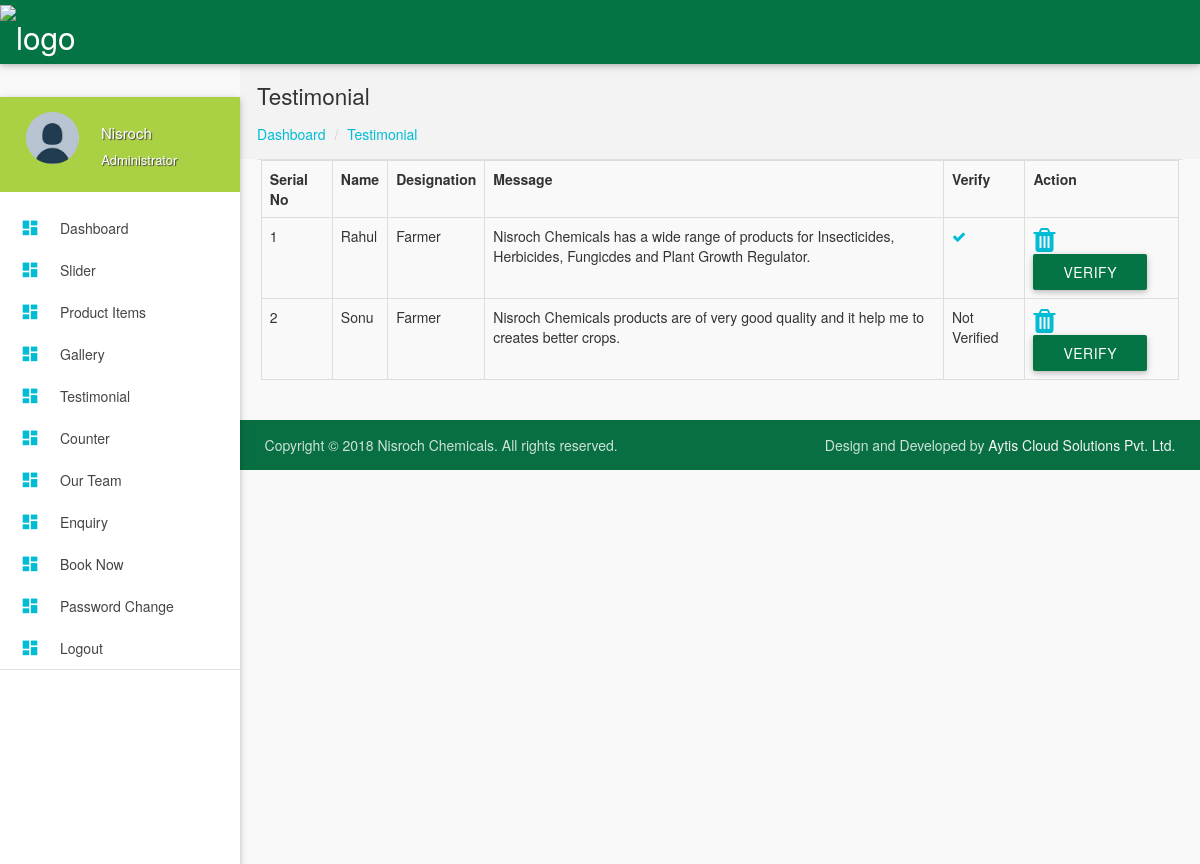
Page /admin/testimonal.php (signed in) on the committed database.
### tables this page shows
CREATE TABLE `testimonial` (
  `id` int(10) NOT NULL,
  `name` varchar(100) NOT NULL,
  `designation` varchar(100) NOT NULL,
  `message` longtext NOT NULL,
  `status` int(10) NOT NULL
);

### admin/testimonal.php (the view, shortened to what this page needs)
<?php include'header.php';?>
<?php
include 'connection.php';
?>
 <section id="content">
        <div id="breadcrumbs-wrapper">
          <div class="container">
            <div class="row">
              <div class="col s12 m12 l12">
                <h5 class="breadcrumbs-title">Testimonial</h5>
                <ol class="breadcrumbs">
                  <li><a href="index.php">Dashboard</a>
                  </li>
                  <li><a href="#">Testimonial</a>
                  </li>
                </ol>
              </div>
            </div>
          </div>
        </div>
        <div class="container" style="min-height:100%">
            <div class="divider"></div>
            <div class="row">
                <div class="col-md-12">
                    <div class="table-responsive">
                        <table class="table table-bordered">
                            <tr>
                                <th>Serial No</th>
                                 <th>Name</th>
                                 <th>Designation</th>
                                 <th>Message</th>
                                 <th>Verify</th>
                                  <th>Action</th>
                            </tr>
                            <?php
                            $count=1;
                            $sql=$con->prepare("select * from testimonial");
							$sql->execute();
                            while($rows=$sql->fetch(PDO::FETCH_ASSOC)){
                                $status=$rows['status'];
                            ?>
                            <tr>
                                <td><?php echo $count++;?></td>
                                <td><?php echo $rows['name'];?></td>
                                <td><?php echo $rows['designation'];?></td>
                                <td style="width:50%;"><?php echo $rows['message'];?></td>
                                <td>
                                   <?php
                                   if($status==1){?>
                                    <i class="fa fa-check"></i>
                                   <?php
                                   }
                                   else{
                                       echo "Not Verified";
                                   }
                                   ?>
                                </td>
                                <td><a href="deletetestimonal.php?id=<?php echo $rows['id'];?>"><i class="fa fa-trash fa-2x"></i></a>&nbsp;&nbsp;<a class="btn btn-primary" href="verify.php?id=<?php echo $rows['id'];?>">Verify</a></td>
                            </tr>
                           <?php }?>
                        </table>
                    </div>
                </div>
            </div>
        </div>
        <?php include 'footer.php';?>

### admin/header.php (shortened to what this page needs)
<?php
include("includes/db_connection.php");
?>
<!DOCTYPE html>
<html lang="en">
<head>
  <link href="../assets//css/bootstrap.min.css" type="text/css" rel="stylesheet" media="screen,projection">
  <link href="css/materialize.min.css" type="text/css" rel="stylesheet" media="screen,projection">
  <link href="css/style.min.css" type="text/css" rel="stylesheet" media="screen,projection">
    <link href="css/custom/custom.min.css" type="text/css" rel="stylesheet" media="screen,projection">
<link rel="stylesheet" href="https://cdnjs.cloudflare.com/ajax/libs/font-awesome/4.7.0/css/font-awesome.min.css">
  <link href="js/plugins/prism/prism.css" type="text/css" rel="stylesheet" media="screen,projection">
  <link href="js/plugins/perfect-scrollbar/perfect-scrollbar.css" type="text/css" rel="stylesheet" media="screen,projection">
  <link href="js/plugins/chartist-js/chartist.min.css" type="text/css" rel="stylesheet" media="screen,projection">
  <link href="js/plugins/dropify/css/dropify.min.css" type="text/css" rel="stylesheet" media="screen,projection">
</head>
<body>
  <header id="header" class="page-topbar">
        <div class="navbar-fixed">
            <nav class="navbar-color">
                <div class="nav-wrapper">
                    <ul class="left">
                        <li><a href="index.php" class="brand-logo darken-1"><img src="../assets/img/logo.png" alt="logo"></a></li>
                    </ul>
                </div>
            </nav>
        </div>
  </header>
  <div id="main">
    <div class="wrapper">
      <aside id="left-sidebar-nav">
                <ul id="slide-out" class="side-nav fixed leftside-navigation">
                <li class="user-details cyan darken-2">
                <div class="row">
                    <div class="col col s4 m4 l4">
                        <img src="images/avatar.jpg" alt="" class="circle responsive-img valign profile-image">
                    </div>
                    <div class="col col s8 m8 l8">
                        <?php
                        $role=$_SESSION['role'];
                        $sql=mysqli_query($conn,"select * from login where role='$role'");
                        $rr=mysqli_fetch_assoc($sql);
                        $name=$rr['username'];
                        ?>
                        <a class="btn-flat dropdown-button waves-effect waves-light white-text profile-btn" href="#" data-activates="profile-dropdown"><?php echo $name;?></a>
                        <p class="user-roal">Administrator</p>
                    </div>
                </div>
            </li>
                <li class="bold"><a href="index.php" class="waves-effect waves-cyan"><i class="mdi-action-dashboard"></i> Dashboard</a>
                </li>
                <li class="bold"><a href="slider.php" class="waves-effect waves-cyan"><i class="mdi-action-dashboard"></i> Slider</a>
                </li>
                <li class="bold"><a href="productitem.php" class="waves-effect waves-cyan"><i class="mdi-action-dashboard"></i> Product Items</a>
                </li>
                 <li class="bold"><a href="gallery.php" class="waves-effect waves-cyan"><i class="mdi-action-dashboard"></i> Gallery</a>
                </li>
                <li class="bold"><a href="testimonal.php" class="waves-effect waves-cyan"><i class="mdi-action-dashboard"></i> Testimonial</a>
                </li>
                  <li class="bold"><a href="counter.php" class="waves-effect waves-cyan"><i class="mdi-action-dashboard"></i> Counter</a>
                </li>
                 <li class="bold"><a href="team.php" class="waves-effect waves-cyan"><i class="mdi-action-dashboard"></i> Our Team</a>
                </li>
                <li class="bold"><a href="enquiry.php" class="waves-effect waves-cyan"><i class="mdi-action-dashboard"></i> Enquiry</a>
                </li>
                 <li class="bold"><a href="book.php" class="waves-effect waves-cyan"><i class="mdi-action-dashboard"></i> Book Now</a>
                </li>
                  <li class="bold"><a href="password.php" class="waves-effect waves-cyan"><i class="mdi-action-dashboard"></i> Password Change</a>
                </li>
                <li class="bold"><a href="logout.php" class="waves-effect waves-cyan"><i class="mdi-action-dashboard"></i> Logout</a>
                </li>
                <li class="li-hover"><div class="divider"></div></li>
            </ul>
            </aside>

### admin/header.php (style rules this page uses)
i { color: #aad044; }
#content { min-height:800px; }

### admin/testimonal.php (style rules this page uses)
i { color:#00bcd4; }

### rows in the picture
testimonial: name "Rahul", designation "Farmer", message "Nisroch Chemicals has a wide range of products for Insecticides, Herbicides, Fungicdes and Plant Growth Regulator.", status 1 (drawn)
testimonial: name "Sonu", designation "Farmer", message "Nisroch Chemicals products are of very good quality and it help me to creates better crops.", status "Not Verified"

### other values in the picture
$name "Nisroch"
